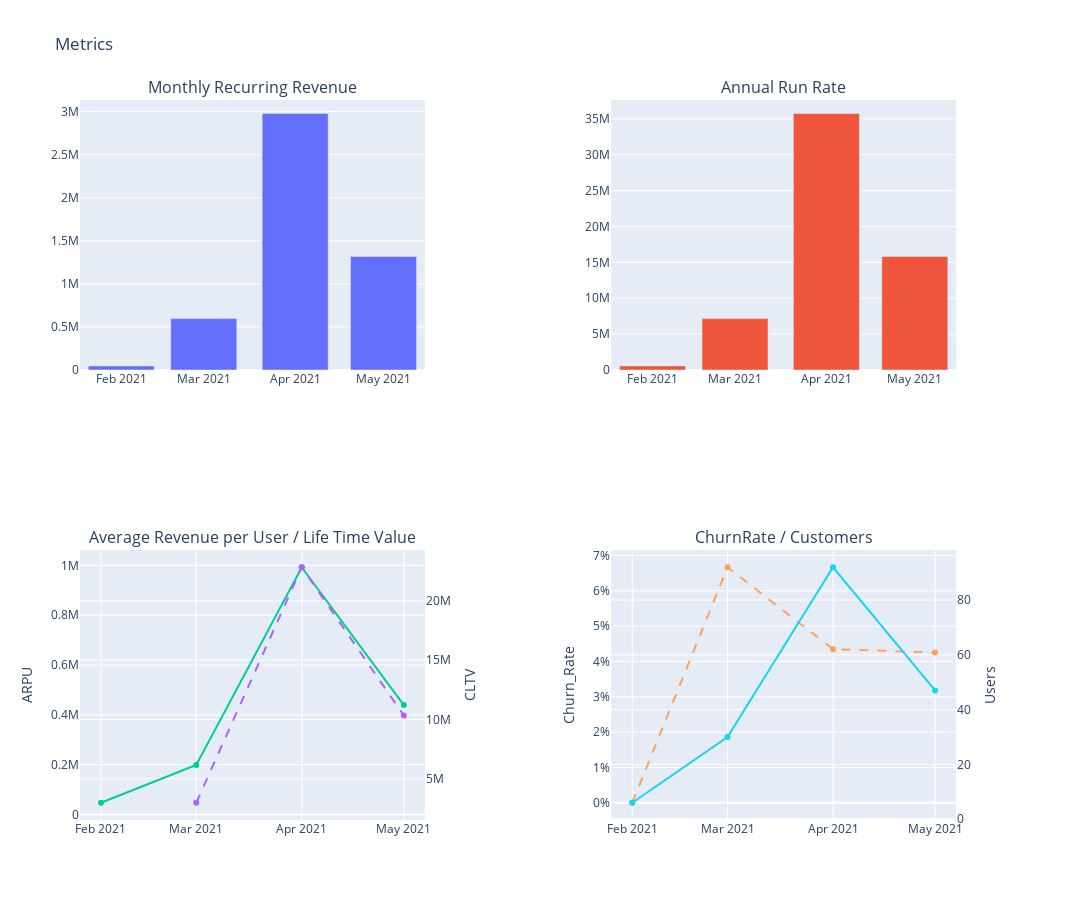

Write notebook code for a chart like this one.
### Code cell
fig1 = make_subplots(rows=2, cols=2, start_cell="top-left",subplot_titles=("Monthly Recurring Revenue", "Annual Run Rate", "Average Revenue per User / Life Time Value","ChurnRate / Customers"),specs=[[{"secondary_y": False}, {"secondary_y": False}],
                           [{"secondary_y": True}, {"secondary_y": True}]])      
fig1.add_trace(
    go.Bar(x=SAAS["Date"], y=SAAS["MRR"],name="MRR"),
    row=1, col=1
    )
    
fig1.add_trace(
    go.Bar(x=SAAS["Date"], y=SAAS["ARR"],name="ARR"),
    row=1, col=2
    )
fig1.add_trace(
    go.Scatter(x=SAAS["Date"], y=SAAS["ARPU"],name="ARPU"),
    row=2, col=1
    )
fig1.add_trace(
    go.Scatter(x=SAAS["Date"], y=SAAS["CLV"],name="CLTV",line=dict(dash='dash')),
    row=2, col=1,secondary_y=True
    )
# Set y-axes titles
fig1.update_yaxes(row=2, col=1,
        title_text="ARPU", 
        secondary_y=False)
fig1.update_yaxes(row=2, col=1,
        title_text="CLTV", 
        secondary_y=True)

fig1.add_trace(
    go.Scatter(x=SAAS["Date"], y=SAAS["Churn_rate"],name="Churn_rate" ,line=dict(dash='dash')),
    row=2, col=2)
fig1.add_trace(
    go.Scatter(x=SAAS["Date"], y=SAAS["Total_users"],name="Users"),
    row=2, col=2,secondary_y=True)
fig1.update_yaxes(row=2, col=2,
        title_text="Churn_Rate", 
        secondary_y=False)
fig1.update_yaxes(row=2, col=2,
        title_text="Users", 
        secondary_y=True)
fig1.update_layout(yaxis5=dict(tickformat=",.0%"))

fig1.update_layout(height=900, width=1100, title_text="Metrics",showlegend=False)

### Figure 1 — Plotly figure (JSON) as saved in the notebook; plotly's stock layout.template omitted (floating-point values rounded to 4 significant figures)
{"data": [{"name": "MRR", "type": "bar", "x": ["2021-02-01T00:00:00", "2021-03-01T00:00:00", "2021-04-01T00:00:00", "2021-05-01T00:00:00"], "xaxis": "x", "y": [47400, 596500, 2978114, 1318900], "yaxis": "y"}, {"name": "ARR", "type": "bar", "x": ["2021-02-01T00:00:00", "2021-03-01T00:00:00", "2021-04-01T00:00:00", "2021-05-01T00:00:00"], "xaxis": "x2", "y": [568800, 7158000, 35737368, 15826800], "yaxis": "y2"}, {"name": "ARPU", "type": "scatter", "x": ["2021-02-01T00:00:00", "2021-03-01T00:00:00", "2021-04-01T00:00:00", "2021-05-01T00:00:00"], "xaxis": "x3", "y": [47400, 198833, 992704, 439633], "yaxis": "y3"}, {"line": {"dash": "dash"}, "name": "CLTV", "type": "scatter", "x": ["2021-02-01T00:00:00", "2021-03-01T00:00:00", "2021-04-01T00:00:00", "2021-05-01T00:00:00"], "xaxis": "x3", "y": [null, 2982495, 22832192, 10330000.0], "yaxis": "y4"}, {"line": {"dash": "dash"}, "name": "Churn_rate", "type": "scatter", "x": ["2021-02-01T00:00:00", "2021-03-01T00:00:00", "2021-04-01T00:00:00", "2021-05-01T00:00:00"], "xaxis": "x4", "y": [0, 0.06667, 0.04348, 0.04255], "yaxis": "y5"}, {"name": "Users", "type": "scatter", "x": ["2021-02-01T00:00:00", "2021-03-01T00:00:00", "2021-04-01T00:00:00", "2021-05-01T00:00:00"], "xaxis": "x4", "y": [6, 30, 92, 47], "yaxis": "y6"}], "layout": {"annotations": [{"font": {"size": 16}, "showarrow": false, "text": "Monthly Recurring Revenue", "x": 0.185, "xanchor": "center", "xref": "paper", "y": 1, "yanchor": "bottom", "yref": "paper"}, {"font": {"size": 16}, "showarrow": false, "text": "Annual Run Rate", "x": 0.755, "xanchor": "center", "xref": "paper", "y": 1, "yanchor": "bottom", "yref": "paper"}, {"font": {"size": 16}, "showarrow": false, "text": "Average Revenue per User / Life Time Value", "x": 0.185, "xanchor": "center", "xref": "paper", "y": 0.375, "yanchor": "bottom", "yref": "paper"}, {"font": {"size": 16}, "showarrow": false, "text": "ChurnRate / Customers", "x": 0.755, "xanchor": "center", "xref": "paper", "y": 0.375, "yanchor": "bottom", "yref": "paper"}], "height": 900, "showlegend": false, "title": {"text": "Metrics"}, "width": 1100, "xaxis": {"anchor": "y", "domain": [0, 0.37]}, "xaxis2": {"anchor": "y2", "domain": [0.57, 0.94]}, "xaxis3": {"anchor": "y3", "domain": [0, 0.37]}, "xaxis4": {"anchor": "y5", "domain": [0.57, 0.94]}, "yaxis": {"anchor": "x", "domain": [0.625, 1]}, "yaxis2": {"anchor": "x2", "domain": [0.625, 1]}, "yaxis3": {"anchor": "x3", "domain": [0, 0.375], "title": {"text": "ARPU"}}, "yaxis4": {"anchor": "x3", "overlaying": "y3", "side": "right", "title": {"text": "CLTV"}}, "yaxis5": {"anchor": "x4", "domain": [0, 0.375], "tickformat": ",.0%", "title": {"text": "Churn_Rate"}}, "yaxis6": {"anchor": "x4", "overlaying": "y5", "side": "right", "title": {"text": "Users"}}}}
